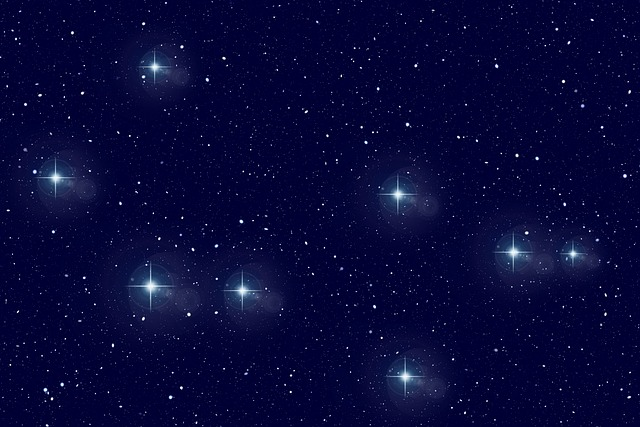
#> input picture const.jpg, 640 x 427 px, given in place of world.jpg, which was not available
$ python stars.py
#> lines starting #> are read from the running program, lines starting #| are printed output that depends on the picture; after the words box and inside, x2 and y2 are one past the last pixel; in counts of white or black regions, pixels touching at a corner belong together; pictures that were not available may be replaced by others from this repository, and a replacement may not be noted
# -*- coding: utf-8 -*-
"""
Created on Thu Mar  2 20:22:02 2023

@author: DECLINE
"""

import matplotlib.pyplot as plt
import cv2
from PIL import Image


# list of images
#####00000000000011111111111111122222222222233333333334444444444444555555555555555666666666666666677777777777778888888888888888899999999999991010101010101011111111111111111212121212121213131313131414141414
img=["orion.jpg","pleiades.jpg","const.jpg","M53.jpg","teapot.jpg","scorpius.jpg","ursamajor.jpg","pisces.jpg","andromeda.jpg","jewelbox.jpg","hyades.jpg","cassiopea.jpg","europe.jpg","usa.jpg","world.jpg"]

n=14
image = Image.open(img[n])
#> image is the input picture: PIL image 640x427 RGB; mean R, G, B 7, 8.2, 57.5
image.show()

grayscale_image = image.convert('L')
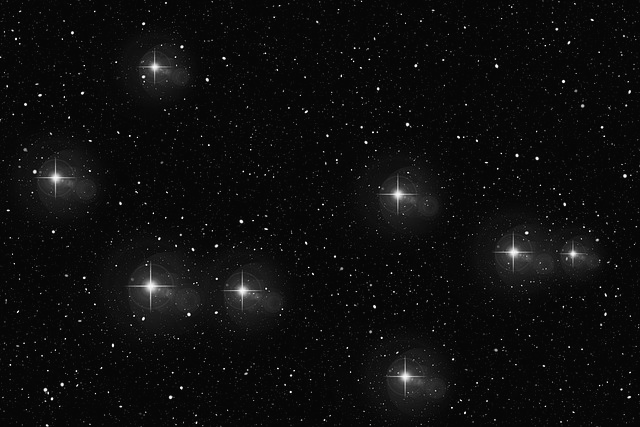
#> grayscale_image: PIL image 640x427 L; min 3, max 253, mean 13.5

# Mask from black pixels
black_mask = grayscale_image.point(lambda x: 0 if x < 80 else 255)
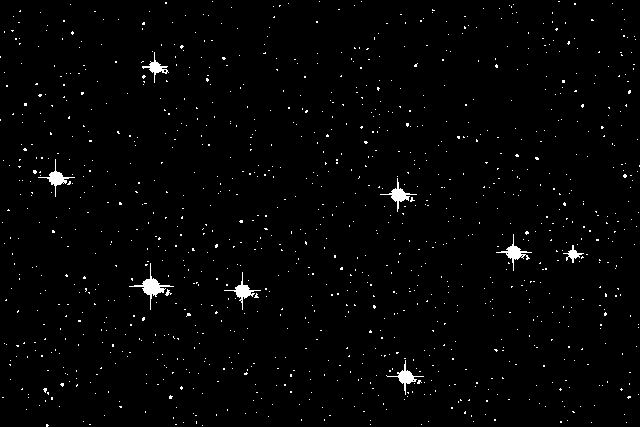
#> black_mask: PIL image 640x427 L; 1.6% white; 1119 white regions (1110 under 20 px), largest, box (x1, y1, x2, y2) and area: (129, 263, 174, 310) 352, (496, 234, 532, 271) 252, (380, 178, 417, 212) 241

# Mask to original picture
result_image = Image.composite(image, Image.new('RGB', image.size, (255, 255, 255)), black_mask)
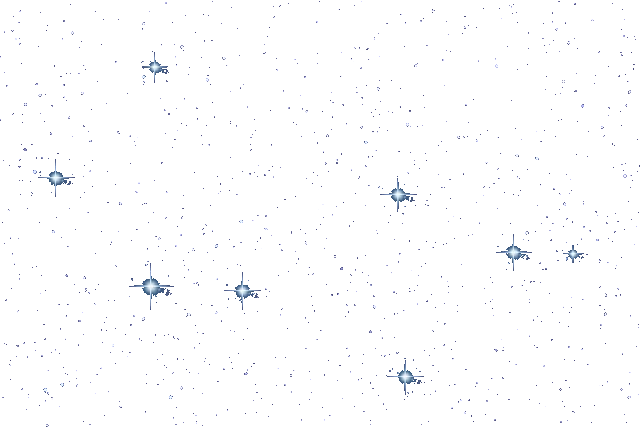
#> result_image: PIL image 640x427 RGB; mean R, G, B 253, 253.2, 253.8
result_image.save(str(img[n]).replace('.jpg', '')+"_b.jpg")


img = cv2.imread(img[n], cv2.IMREAD_GRAYSCALE)
#> img: shape (427, 640); min 0, max 255, mean 13.1
h, w = img.shape
#> h = 427; w = 640

# Threshold that keeps only the bright pixels
threshold_value = 160
ret, thresh = cv2.threshold(img, threshold_value, 255, cv2.THRESH_BINARY)
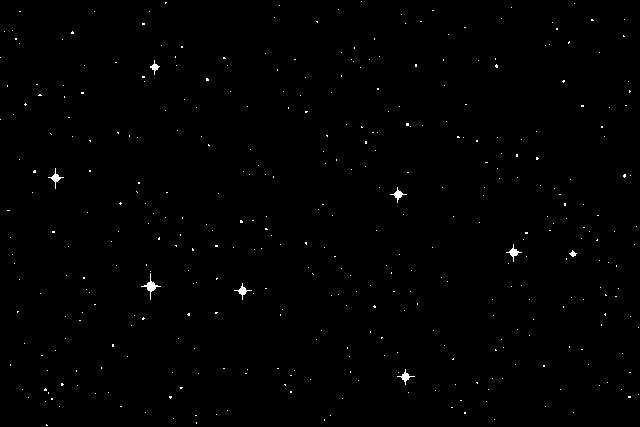
#> thresh: shape (427, 640); 0.48% white in thin lines or dots
#> ret = 160

# Seeking contours
contours, hierarchy = cv2.findContours(thresh, cv2.RETR_TREE, cv2.CHAIN_APPROX_SIMPLE)
#> contours = 389 contours, 382 with area under 20; largest, box (x1, y1, x2, y2) and area: (141, 273, 161, 300) 70, (506, 244, 522, 262) 48, (390, 187, 407, 203) 47, (48, 168, 64, 189) 46, (397, 369, 415, 385) 46, (234, 283, 252, 300) 46, (150, 60, 160, 75) 33

# Coordinates of the detected stars
star1=[]
star2=[]
star3=[]
star4=[]
star5=[]
star6=[]
star7=[]
star_coords=[star1,star2,star3,star4,star5,star6,star7]
Alist=[80,50,30,20,8,2,0.1]
Plist=[80,50,30,20,8,2,0.1]
# [4 lines of commented-out code are left out]
sizelist=[150,100,50,20,6,2,0.2]
sizelist=[80,50,30,10,5,2,0.1]

# Level of accuracy (magnitude level) (N<8)
N=7
del sizelist[N:]
del Alist[N:]
del Plist[N:]
del star_coords[N:]

for c in contours:
    # Area and perimeter of the contour
    A = cv2.contourArea(c)
    P = cv2.arcLength(c, True)

    # The contour is a star if big enough and circular
    circularity_threshold = 0.1

    for i in range(len(star_coords)):
# A big star will appear in all lists. We will fix that later
        if A > Alist[i] and P > Plist[i]:
            circularity = 4 * 3.141592 * A / (P**2)
            if circularity > circularity_threshold:
                # Calcul du centre de l'étoile
                M = cv2.moments(c)
                cx = int(M['m10'] / M['m00'])
                cy = int(M['m01'] / M['m00'])
                star_coords[i].append((cx, cy))
#> this loop made 389 passes
#> (c, A, P) on passes 1 to 3: ([[46, 424], [46, 425], [47, 425]], 0.5, 3.41), ([[196, 422], [196, 423]], 0, 2), ([[494, 419]], 0, 0)


# Each star now appears only in one list (the one of greatest magnitude)
a=0
for i in range(len(star_coords)-1):
    for j in star_coords[i]:
        for k in range(i+1,len(star_coords)):
            for l in star_coords[k]:
                if j==l:
                    star_coords[k].remove(l)
                    a+=1

# List of coordinates
star_coords_tot=[]
for i in star_coords:
    star_coords_tot += i
print("Coordonnées des étoiles :")
for coords in star_coords_tot:
    print(coords)

# Number of stars in each magnitude list
plt.style.use('dark_background')
plt.figure(1, dpi = 300)
x=[]
for i in range(len(star_coords)):
    for j in range(len(star_coords[i])):
            x.append(i)

plt.hist(x, range = (0, N), bins = N, color = 'c', edgecolor = 'b')
plt.xlabel('niveau de luminosité')
plt.ylabel('nombres d\'étoiles')

# Recreated picture
plt.figure(2, dpi = 300)

plt.xlim(0, w)
plt.ylim(-h, 0)
plt.axis('off')
ax = plt.gca()
ax.set_aspect('equal', adjustable='box')
for i in range(len(star_coords)):
    for j in star_coords[i]:
        plt.scatter(j[0], -j[1], c = "w", s = sizelist[i])
img=["orion.jpg","pleiades.jpg","const.jpg","M53.jpg","teapot.jpg","scorpius.jpg","ursamajor.jpg","pisces.jpg","andromeda.jpg","jewelbox.jpg","hyades.jpg","cassiopea.jpg","europe.jpg","usa.jpg","world.jpg"]
plt.savefig(str(img[n]).replace('.jpg', '')+'_plot.png',bbox_inches='tight',pad_inches = 0)
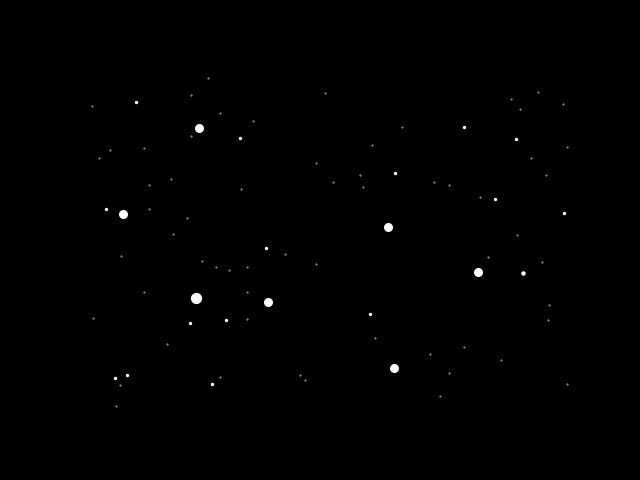
#> figure drawn by matplotlib, 1 panel
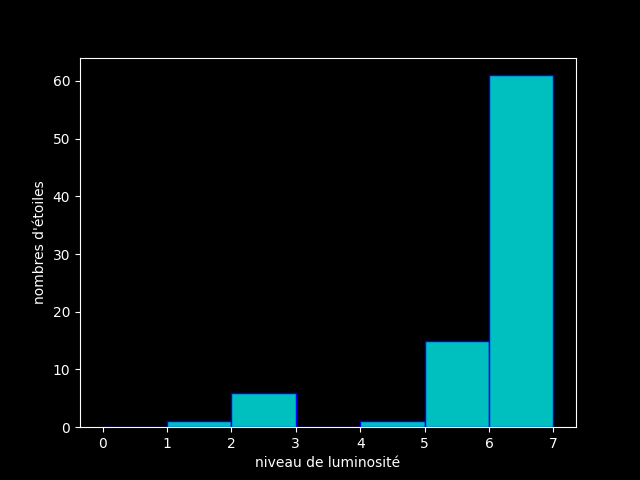
#> figure drawn by matplotlib, 1 panel; tallest bar 61 high, from x = 6 to 7
